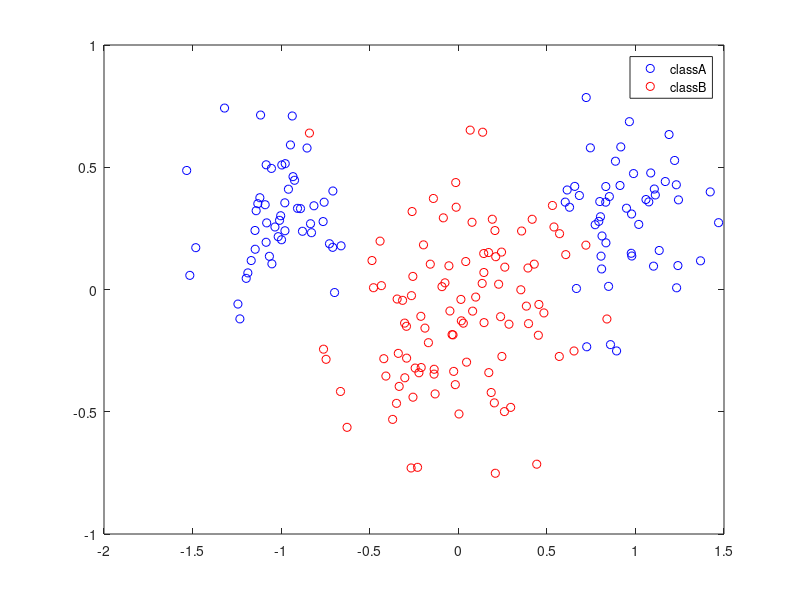

MATLAB code for this plot: (Note: this script raises an error after producing the figure.)
%%
clear all;
clc
%3.2.1
criteria = 0;

%Data generation


rng(1);

n = 100;
mA = [ 1.0, 0.3]; sigmaA = 0.2;
mB = [ 0.0, -0.1]; sigmaB = 0.3;
classA(1,:) = [ randn(1,round(0.5*n)) .* sigmaA - mA(1), ...
randn(1,round(0.5*n)) .* sigmaA + mA(1)];
classA(2,:) = randn(1,n) .* sigmaA + mA(2);
classB(1,:) = randn(1,n) .* sigmaB + mB(1);
classB(2,:) = randn(1,n) .* sigmaB + mB(2);

patterns = [classA classB];
targets = [zeros(n, 1)-1, zeros(n, 1)+1];

rng(2);
p = randperm(2*n);
X = patterns(:,p);
Y = targets(p);

figure(1)
plot(classA(1,:), classA(2,:), "bo", classB(1,:), classB(2,:), "ro")
legend("classA", "classB")



%%

%1
epochsl = 1:100:1000;
ne = length(epochsl);
Nhidden = 8;
errorThreshhold = 1e-3;
eta = 0.01;

meanSquaredErrorE = NaN([5, ne]);

for i = 1:ne
    for j = 1:5
        network = Backprop(X, Y, epochsl(i), errorThreshhold, eta, Nhidden);
        outputs = predict(network, X);
        outputs = classify(outputs, criteria);
        meanSquaredErrorE(j,i) = mean((Y - outputs).^2);
    end
end


%%
epochs = 1000;
Nhidden = [3 8 15 20 30];
accuracy = NaN([5, 1]);
meanSquaredError = NaN([5, 1]);

for i = 1:5
        network = Backprop(X, Y, epochs, errorThreshhold, eta, Nhidden(i));
        outputs = predict(network, X);
        outputs = classify(outputs, criteria);
        accuracy(i) = sum((Y == outputs))/length(Y);
        meanSquaredError(i) = mean((Y - outputs).^2);
end


figure(1)
subplot(2, 1, 1);
plot(epochsl, mean(meanSquaredErrorE))
xlabel("Epoch")
ylabel("MSE")
title("MSE of training data depending on number of epochs")

subplot(2, 1, 2);
plot(Nhidden, meanSquaredError)
xlabel("Number of hidden nodes")
ylabel("MSE")
title("MSE of training data depending on number of neurons in hidden layer")


%%
%Best hidden nodes
[best, indmax] = max(accuracy);
network = Backprop(X, Y, epochs, errorThreshhold, eta, Nhidden(indmax));
outputs = predict(network, X);
outputs = classify(outputs, criteria);

figure(3)
hold on
plot(classA(1,:), classA(2,:), "bo", classB(1,:), classB(2,:), "ro")
legend("classA", "classB")
title("Classification of training data with " + Nhidden(indmax) +" hidden nodes")

gscatter(X(1,:), X(2,:), outputs, 'br', 'xx')

hold off


%%

%2

% 80 vs 20
X_train1 = X(:,1:0.8*2*n);
X_test1 = X(:,0.8*2*n+1:end);
Y_train1 = Y(1:0.8*2*n);
Y_test1 = Y(0.8*2*n+1:end);

[accuracy1,  meanSquaredError1] =  evaluate(X_train1, Y_train1, X_test1, Y_test1, epochs, errorThreshhold, eta, Nhidden);


% 20 vs 80
X_train2 = X(:,1:0.2*2*n);
X_test2 = X(:,0.2*2*n+1:end);
Y_train2 = Y(1:0.2*2*n);
Y_test2 = Y(0.2*2*n+1:end);

[accuracy2,  meanSquaredError2] =  evaluate(X_train2, Y_train2, X_test2, Y_test2, epochs, errorThreshhold, eta, Nhidden);

figure(4)
subplot(2, 1, 1);
hold on
plot(Nhidden, accuracy1, 'b', Nhidden, accuracy2, 'r')
legend("80% Train vs 20% Test", "20% Train vs 80% Test", "Location", "southeast")
xlabel("Number of hidden nodes")
ylabel("Accuracy")
title("Accuracy depending en number of neurons in hidden layer")
hold off
subplot(2, 1, 2);
hold on
plot(Nhidden, meanSquaredError1, 'b', Nhidden, meanSquaredError2, 'r')
legend("80% Train vs 20% Test", "20% Train vs 80% Test")
xlabel("Number of hidden nodes")
ylabel("MSE")
title("Mean Square Error depending en number of neurons in hidden layer")
hold off

%%

% epoch vs sequential
hidden = 20;

networkEp = Backprop(X_train1, Y_train1, epochs, errorThreshhold, eta, hidden);
outputsEp = predict(networkEp, X_test1);
outputsEp = classify(outputsEp, criteria);
accuracyEp = sum(Y_test1 == outputsEp)/length(Y_test1);
meanSquaredErrorEp = mean((outputsEp - Y_test1).^2);

networkSeq = BackpropSeq(X_train1, Y_train1, epochs, errorThreshhold, eta, hidden);
outputsSeq = predict(networkSeq, X_test1);
outputsSeq = classify(outputsSeq, criteria);
accuracySeq = sum(Y_test1 == outputsSeq)/length(Y_test1);
meanSquaredErrorSeq = mean((outputsSeq - Y_test1).^2);

compare = [accuracyEp accuracySeq;
           meanSquaredErrorEp meanSquaredErrorSeq]

       %%
%Boundary
h = 0.01;

network3 = Backprop(X_train1, Y_train1, epochs, errorThreshhold, eta, 3);
network30 = Backprop(X_train1, Y_train1, epochs, errorThreshhold, eta, 30);

figure(5)
subplot(2,1,1)
hold on
boundary(network3, h)

plot(classA(1,:), classA(2,:), "bo", classB(1,:), classB(2,:), "ro")
legend("classA", "classB",'Location','southwest')
title("Decision boundary for network with 3 hidden nodes")

hold off

subplot(2,1,2)
hold on
boundary(network30, h)

plot(classA(1,:), classA(2,:), "bo", classB(1,:), classB(2,:), "ro")
legend("classA", "classB",'Location','southwest')
title("Decision boundary for network with 30 hidden nodes")
hold off






























%%
%Two-layer perceptron 

function result = phi(x)
    result = (2./(1+exp(-x)) - 1);
end

function result = phi_prime(x)
    result = (1+phi(x)).*(1-phi(x))./2;
end

function network = Backprop(x, y, iterations, errorThreshhold, eta, Nhidden)
% x : a matrix of N input instances by M features
% y : a matrix of N input Targets associated with x by L features
% iterations : a user parameter defines the maximum number of iterations
% errorThreshold : a user parameter specifies the maximum number of
% non-fatal errors that can occur
% eta : a user parameter determines the step size at each
% iteration
% Nhidden : a scalar defnies the the number of neurons in hidden layer
    %Initialize of parameters of training
    patterns = x;
    targets = y;
    
    N = size(patterns, 2);
    
    
    %Initialize Network attributes
    inArgc = size(patterns, 1);
    outArgc = size(targets, 1);
    
    
    %Initialise randomly the matrix of Weights w and v
    scale = 0.1;
    w = normrnd(0, 1, [inArgc, Nhidden]) * scale;
    w = [w ; ones(1, Nhidden)];
    w = w';
    v = normrnd(0, 1, [Nhidden, outArgc]) * scale;
    v = [v ; ones(1, outArgc)];
    v = v';
    
    %Initialize stopping conditions
    epoch = 0;
    err = Inf;
    dw = 0;
    dv = 0;
    iterations
    %Training Process
    while (epoch < iterations) && (abs(err) > errorThreshhold)
    %for epoch = 1:iterations 
        alpha = 0.9;
        
        %Forward pass

        hin = w * [patterns ; ones(1, N)];
        hout = [phi(hin) ; ones(1, N)];
        
        oin = v * hout;
        out = phi(oin);
        
        %Backward pass
        delta_o = (out - targets) .* phi_prime(targets);
        delta_h = (v' * delta_o) .* phi_prime(hout);
        delta_h = delta_h(1:Nhidden, :);
        
        %Updating
        dw = (dw .* alpha) - (delta_h * patterns') .* (1 - alpha);
        dv = (dv .* alpha) - (delta_o * hout') .* (1-alpha);
        
        
        w(:,1:2) = w(:,1:2) + dw .* eta;
        v = v + dv .* eta;
        
        %End Backprop
        epoch = epoch + 1;
        err = mean((out - targets).^2);
        
    end
    
    network.structure = [inArgc Nhidden outArgc];
    network.w = w;
    network.v = v;
    network.epoch = epoch;
    network.error = err;

end

function [out] = predict(network, inputs)
    N = size(inputs, 2);
    w = network.w;
    v = network.v;
    hin = w * [inputs ; ones(1, N)];
    hout = [phi(hin) ; ones(1, N)];

    oin = v * hout;
    out = phi(oin);
end

function boundary(network, h)
    x_range = [-2:h:2];
    y_range = [-1:h:1];
    [X, Y] = meshgrid(x_range, y_range);
    
    w = network.w;
    v = network.v;
    N = length(x_range);
    Z = [];
    for i=y_range
        inputs = [x_range(:) (zeros(N,1)+i)];
        out = predict(network, inputs');
        Z = [Z; (out>=0)];
    end
    contourf(X, Y, Z)
end

function [accuracy,  meanSquaredError] = evaluate(X_train, Y_train, X_test, Y_test, epochs, errorThreshhold, eta, Nhidden)
    accuracy = NaN([5, 1]);
    meanSquaredError = NaN([5, 1]);
    for i = 1:5
            network = Backprop(X_train, Y_train, epochs, errorThreshhold, eta, Nhidden(i));
            outputs = predict(network, X_test);
            outputs = classify(outputs, 0);
            accuracy(i) = sum(Y_test == outputs)/length(Y_test);
            meanSquaredError(i) = mean((Y_test-outputs).^2);
    end
end



function network = BackpropSeq(x, y, iterations, errorThreshhold, eta, Nhidden)
% x : a matrix of N input instances by M features
% y : a matrix of N input Targets associated with x by L features
% iterations : a user parameter defines the maximum number of iterations
% errorThreshold : a user parameter specifies the maximum number of
% non-fatal errors that can occur
% eta : a user parameter determines the step size at each
% iteration
% Nhidden : a scalar defnies the the number of neurons in hidden layer
    %Initialize of parameters of training
    patterns = x;
    targets = y;
    
    N = size(patterns, 2);
    
    
    %Initialize Network attributes
    inArgc = size(patterns, 1);
    outArgc = size(targets, 1);
    
    
    %Initialise randomly the matrix of Weights w and v
    w = unifrnd(-1, 1, inArgc, Nhidden);
    w = [w ; ones(1, Nhidden)];
    w = w';
    v = unifrnd(-1, 1, Nhidden, outArgc);
    v = [v ; ones(1, outArgc)];
    v = v';
    
    %Initialize stopping conditions
    epoch = 0;
    error = Inf;
    
    %Training Process
    
    for i = 1:N
        sample = randperm(N, 1);
        input = patterns(:,sample);
        target = targets(:,sample);
        %for epoch=1:iterations
        while epoch < iterations && error > errorThreshhold
            dw = 0;
            dv = 0;
            alpha = 0.9;

            %Forward pass
            hin = w * [input ; 1];
            hout = [phi(hin) ; 1];

            oin = v * hout;
            out = phi(oin);

            %Backward pass
            delta_o = (out - target) .* phi_prime(target);
            delta_h = (v' * delta_o) .* phi_prime(hout);
            delta_h = delta_h(1:Nhidden, :);

            %Updating
            dw = (dw .* alpha) - (delta_h * input') .* (1 - alpha);
            dv = (dv .* alpha) - (delta_o * hout') .* (1-alpha);


            w(:,1:2) = w(:,1:2) + dw .* eta;
            v = v + dv .* eta;

            %End Backprop
            epoch = epoch + 1;
            error = mean((out - target).^2)

        end
    end
    
    network.structure = [inArgc Nhidden outArgc];
    network.w = w;
    network.v = v;
    network.epoch = epoch;
    network.error = error;

end

function [class] = classify(Y, criteria)
    class=[];
    for i=Y
        if i >= criteria 
            class = [class 1];
        else
            class = [class -1];
        end
    end
end













